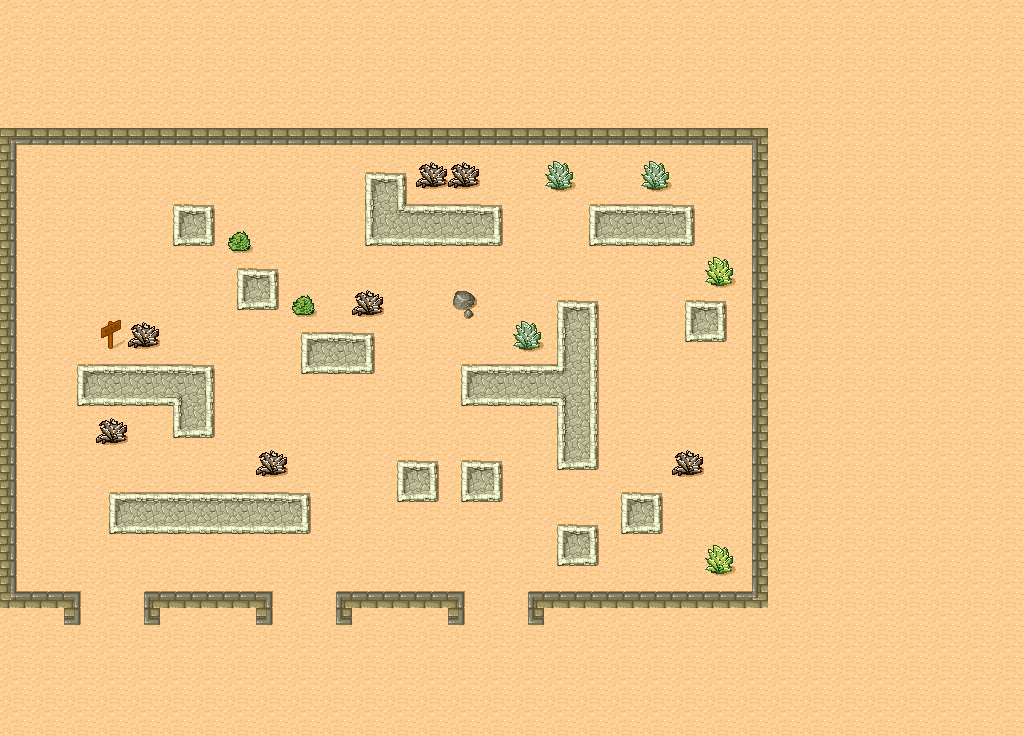

This game map was drawn from its Tiled (.tmx) file and the tilesets committed beside it. A one-line description and the trimmed map source follow:
An orthogonal 32x23 tile map with 32x32 px tiles, 1 tile layer (块层 1).

<map version="1.0" orientation="orthogonal" width="32" height="23" tilewidth="32" tileheight="32">
 <tileset firstgid="1" name="tileds" tilewidth="32" tileheight="32" spacing="1" margin="1">
  <image source="tileds.png" width="265" height="199" />
 </tileset>
 <layer name="块层 1" width="32" height="23">
  <data>[736 cells, 736 non-empty, 30 distinct tile ids]</data>
 </layer>
</map>
